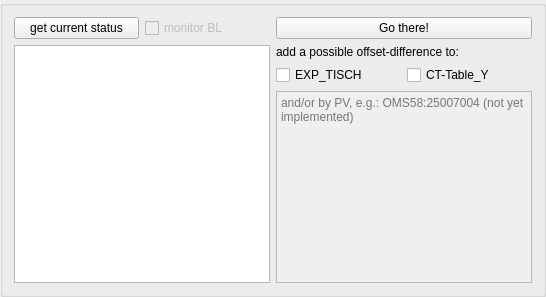
     <widget class="QGroupBox" name="groupBox">
      <layout class="QGridLayout" name="gridLayout_4">
       <item row="0" column="0">
        <widget class="QPushButton" name="get_pos">
         <property name="enabled">
          <bool>true</bool>
         </property>
         <property name="toolTip">
          <string>&lt;html&gt;&lt;head/&gt;&lt;body&gt;&lt;p&gt;Get the current source (ring current + magnetic field) and BL status.&lt;/p&gt;&lt;p&gt;Keep in mind: DMM-Energy from EPICS does not correspond with the maximum energy calculated in BAMlineHelper. See also the &amp;quot;go to Energy_max&amp;quot; tooltip.&lt;/p&gt;&lt;/body&gt;&lt;/html&gt;</string>
         </property>
         <property name="text">
          <string>get current status</string>
         </property>
        </widget>
       </item>
       <item row="0" column="1">
        <widget class="QCheckBox" name="monitorBl">
         <property name="enabled">
          <bool>false</bool>
         </property>
         <property name="toolTip">
          <string>Not yet implemented...</string>
         </property>
         <property name="text">
          <string>monitor BL</string>
         </property>
        </widget>
       </item>
       <item row="1" column="0" rowspan="3" colspan="2">
        <widget class="QTextBrowser" name="text_calculations">
         <property name="sizePolicy">
          <sizepolicy hsizetype="Preferred" vsizetype="Expanding">
           <horstretch>0</horstretch>
           <verstretch>0</verstretch>
          </sizepolicy>
         </property>
        </widget>
       </item>
       <item row="1" column="2" colspan="2">
        <widget class="QLabel" name="label_8">
         <property name="sizePolicy">
          <sizepolicy hsizetype="Preferred" vsizetype="Fixed">
           <horstretch>0</horstretch>
           <verstretch>0</verstretch>
          </sizepolicy>
         </property>
         <property name="text">
          <string>add a possible offset-difference to:</string>
         </property>
        </widget>
       </item>
       <item row="0" column="2" colspan="2">
        <widget class="QPushButton" name="action_button">
         <property name="enabled">
          <bool>true</bool>
         </property>
         <property name="toolTip">
          <string>&lt;html&gt;&lt;head/&gt;&lt;body&gt;&lt;p&gt;Drive the BL to set the calculated spectrum. After clicking a confirmation window appears.&lt;/p&gt;&lt;/body&gt;&lt;/html&gt;</string>
         </property>
         <property name="text">
          <string>Go there!</string>
         </property>
        </widget>
       </item>
       <item row="2" column="2">
        <widget class="QCheckBox" name="off_expTable">
         <property name="toolTip">
          <string>If there is a change to the total beamoffset, drive EXP_TISCH with that change. Triggered by s2_ver_pos.</string>
         </property>
         <property name="text">
          <string>EXP_TISCH</string>
         </property>
        </widget>
       </item>
       <item row="2" column="3">
        <widget class="QCheckBox" name="off_ctTable">
         <property name="toolTip">
          <string>&lt;html&gt;&lt;head/&gt;&lt;body&gt;&lt;p&gt;If there is a change to the total beamoffset, drive CT-Table_Y with that change. Triggered by s2_ver_pos.&lt;/p&gt;&lt;/body&gt;&lt;/html&gt;</string>
         </property>
         <property name="text">
          <string>CT-Table_Y</string>
         </property>
        </widget>
       </item>
       <item row="3" column="2" colspan="2">
        <widget class="QTextEdit" name="off_custom">
         <property name="enabled">
          <bool>false</bool>
         </property>
         <property name="sizePolicy">
          <sizepolicy hsizetype="Preferred" vsizetype="Preferred">
           <horstretch>0</horstretch>
           <verstretch>0</verstretch>
          </sizepolicy>
         </property>
         <property name="html">
          <string>&lt;!DOCTYPE HTML PUBLIC &quot;-//W3C//DTD HTML 4.0//EN&quot; &quot;http://www.w3.org/TR/REC-html40/strict.dtd&quot;&gt;
&lt;html&gt;&lt;head&gt;&lt;meta name=&quot;qrichtext&quot; content=&quot;1&quot; /&gt;&lt;style type=&quot;text/css&quot;&gt;
p, li { white-space: pre-wrap; }
&lt;/style&gt;&lt;/head&gt;&lt;body style=&quot; font-family:'Noto Sans'; font-size:10pt; font-weight:400; font-style:normal;&quot;&gt;
&lt;p style=&quot;-qt-paragraph-type:empty; margin-top:0px; margin-bottom:0px; margin-left:0px; margin-right:0px; -qt-block-indent:0; text-indent:0px;&quot;&gt;&lt;br /&gt;&lt;/p&gt;&lt;/body&gt;&lt;/html&gt;</string>
         </property>
         <property name="overwriteMode">
          <bool>false</bool>
         </property>
         <property name="placeholderText">
          <string>and/or by PV, e.g.: OMS58:25007004 (not yet implemented)</string>
         </property>
        </widget>
       </item>
      </layout>
     </widget>
